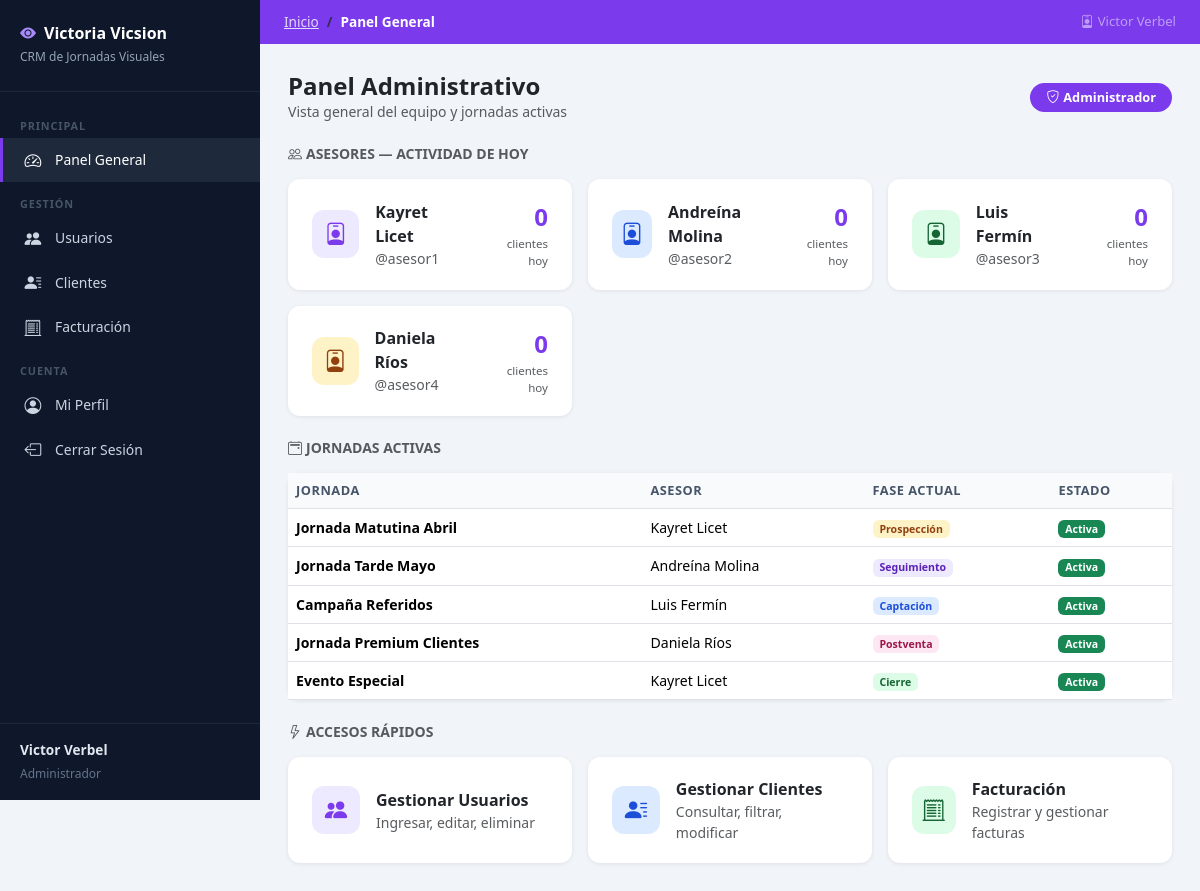
The app's page /dashboard (signed in) with its own data.
### tables this page shows
CREATE TABLE users (
        id INTEGER PRIMARY KEY,
        username TEXT UNIQUE,
        password TEXT,
        role TEXT,
        nombre TEXT,
        email TEXT,
        telefono TEXT,
        created_at TEXT DEFAULT CURRENT_TIMESTAMP
    );

CREATE TABLE jornadas (
        id INTEGER PRIMARY KEY,
        nombre TEXT,
        asesor TEXT,
        fase TEXT,
        activa INTEGER DEFAULT 1,
        created_at TEXT DEFAULT CURRENT_TIMESTAMP
    );

### crm_v3_clean/app.py (the view, shortened to what this page needs)
@app.route('/dashboard')
def dashboard():
    if 'user' not in session:
        return redirect('/')
    conn = db()
    c = conn.cursor()
    today = date.today().isoformat()
    if session['role'] == 'admin':
        c.execute("SELECT * FROM users WHERE role='asesor'")
        asesores = c.fetchall()
        asesores_data = []
        for a in asesores:
            c.execute("SELECT COUNT(*) as cnt FROM clients WHERE asesor=? AND date(created_at)=?", (a['username'], today))
            cnt = c.fetchone()['cnt']
            asesores_data.append({'asesor': a, 'clientes_hoy': cnt})
        c.execute("SELECT j.*, u.nombre as asesor_nombre FROM jornadas j LEFT JOIN users u ON j.asesor=u.username WHERE j.activa=1")
        jornadas = c.fetchall()
        conn.close()
        return render_template('dashboard_admin.html',
                               asesores_data=asesores_data,
                               jornadas=jornadas,
                               nombre=session['nombre'],
                               role=session['role'])

### crm_v3_clean/app.py (called while the page is built)
def db():
    conn = sqlite3.connect('database.db')
    conn.row_factory = sqlite3.Row
    return conn

### crm_v3_clean/templates/dashboard_admin.html
{% extends "base.html" %}
{% block breadcrumb %}<li class="breadcrumb-item active">Panel General</li>{% endblock %}
{% block content %}
<div class="d-flex align-items-center justify-content-between mb-4">
  <div>
    <h4 class="fw-bold mb-0">Panel Administrativo</h4>
    <p class="text-muted small mb-0">Vista general del equipo y jornadas activas</p>
  </div>
  <span class="badge rounded-pill" style="background:#7c3aed; font-size:.8rem; padding:.5rem 1rem;">
    <i class="bi bi-shield-check me-1"></i>Administrador
  </span>
</div>
<h6 class="text-uppercase text-muted fw-bold small mb-3 mt-2">
  <i class="bi bi-people me-1"></i>Asesores — Actividad de hoy
</h6>
<div class="row g-3 mb-4">
  {% for ad in asesores_data %}
  <div class="col-md-6 col-xl-4">
    <div class="card stat-card h-100">
      <div class="card-body d-flex align-items-center gap-3">
        <div class="stat-icon" style="background:{% if loop.index == 1 %}#ede9fe{% elif loop.index == 2 %}#dbeafe{% elif loop.index == 3 %}#dcfce7{% else %}#fef3c7{% endif %};">
          <i class="bi bi-person-badge" style="color:{% if loop.index == 1 %}#7c3aed{% elif loop.index == 2 %}#1d4ed8{% elif loop.index == 3 %}#166534{% else %}#92400e{% endif %};"></i>
        </div>
        <div class="flex-grow-1">
          <div class="fw-semibold">{{ ad.asesor['nombre'] }}</div>
          <div class="text-muted small">@{{ ad.asesor['username'] }}</div>
        </div>
        <div class="text-end">
          <div class="fw-bold fs-4" style="color:#7c3aed;">{{ ad.clientes_hoy }}</div>
          <div class="text-muted" style="font-size:.72rem;">clientes hoy</div>
        </div>
      </div>
    </div>
  </div>
  {% else %}
  <div class="col-12"><p class="text-muted">No hay asesores registrados.</p></div>
  {% endfor %}
</div>
<h6 class="text-uppercase text-muted fw-bold small mb-3">
  <i class="bi bi-calendar2-event me-1"></i>Jornadas Activas
</h6>
<div class="card stat-card">
  <div class="card-body p-0">
    <div class="table-responsive">
      <table class="table mb-0">
        <thead>
          <tr>
            <th>Jornada</th>
            <th>Asesor</th>
            <th>Fase Actual</th>
            <th>Estado</th>
          </tr>
        </thead>
        <tbody>
          {% for j in jornadas %}
          <tr>
            <td class="fw-semibold">{{ j['nombre'] }}</td>
            <td>{{ j['asesor_nombre'] or j['asesor'] }}</td>
            <td>
              {% set fase = j['fase'] %}
              {% if fase == 'Captación' %}
                <span class="badge fase-captacion">{{ fase }}</span>
              {% elif fase == 'Prospección' %}
                <span class="badge fase-prospeccion">{{ fase }}</span>
              {% elif fase == 'Seguimiento' %}
                <span class="badge fase-seguimiento">{{ fase }}</span>
              {% elif fase == 'Cierre' %}
                <span class="badge fase-cierre">{{ fase }}</span>
              {% else %}
                <span class="badge fase-postventa">{{ fase }}</span>
              {% endif %}
            </td>
            <td><span class="badge bg-success">Activa</span></td>
          </tr>
          {% else %}
          <tr><td colspan="4" class="text-center text-muted py-3">No hay jornadas activas</td></tr>
          {% endfor %}
        </tbody>
      </table>
    </div>
  </div>
</div>
<h6 class="text-uppercase text-muted fw-bold small mb-3 mt-4">
  <i class="bi bi-lightning me-1"></i>Accesos Rápidos
</h6>
<div class="row g-3">
  <div class="col-md-4">
    <a href="/usuarios" class="card stat-card text-decoration-none h-100">
      <div class="card-body d-flex align-items-center gap-3">
        <div class="stat-icon" style="background:#ede9fe;"><i class="bi bi-people-fill" style="color:#7c3aed;"></i></div>
        <div>
          <div class="fw-semibold text-dark">Gestionar Usuarios</div>
          <div class="text-muted small">Ingresar, editar, eliminar</div>
        </div>
      </div>
    </a>
  </div>
  <div class="col-md-4">
    <a href="/clientes" class="card stat-card text-decoration-none h-100">
      <div class="card-body d-flex align-items-center gap-3">
        <div class="stat-icon" style="background:#dbeafe;"><i class="bi bi-person-lines-fill" style="color:#1d4ed8;"></i></div>
        <div>
          <div class="fw-semibold text-dark">Gestionar Clientes</div>
          <div class="text-muted small">Consultar, filtrar, modificar</div>
        </div>
      </div>
    </a>
  </div>
  <div class="col-md-4">
    <a href="/facturacion" class="card stat-card text-decoration-none h-100">
      <div class="card-body d-flex align-items-center gap-3">
        <div class="stat-icon" style="background:#dcfce7;"><i class="bi bi-receipt-cutoff" style="color:#166534;"></i></div>
        <div>
          <div class="fw-semibold text-dark">Facturación</div>
          <div class="text-muted small">Registrar y gestionar facturas</div>
        </div>
      </div>
    </a>
  </div>
</div>
{% endblock %}

### crm_v3_clean/templates/base.html (shortened to what this page needs)
<!doctype html>
<html lang="es">
<head>
  <link href="https://cdn.jsdelivr.net/npm/bootstrap@5.3.3/dist/css/bootstrap.min.css" rel="stylesheet">
  <link href="https://cdn.jsdelivr.net/npm/bootstrap-icons@1.11.3/font/bootstrap-icons.min.css" rel="stylesheet">
</head>
<body>
{% if session.get('user') %}
<div class="sidebar">
  <div class="sidebar-brand">
    <h5><i class="bi bi-eye-fill me-2" style="color:#a78bfa;"></i>Victoria Vicsion</h5>
    <small>CRM de Jornadas Visuales</small>
  </div>
  <nav class="sidebar-nav">
    {% if session.get('role') == 'admin' %}
      <div class="sidebar-section">Principal</div>
      <a href="/dashboard" class="{% if request.path == '/dashboard' %}active{% endif %}">
        <i class="bi bi-speedometer2"></i> Panel General
      </a>
      <div class="sidebar-section">Gestión</div>
      <a href="/usuarios" class="{% if '/usuarios' in request.path %}active{% endif %}">
        <i class="bi bi-people-fill"></i> Usuarios
      </a>
      <a href="/clientes" class="{% if '/clientes' in request.path %}active{% endif %}">
        <i class="bi bi-person-lines-fill"></i> Clientes
      </a>
      <a href="/facturacion" class="{% if '/facturacion' in request.path %}active{% endif %}">
        <i class="bi bi-receipt-cutoff"></i> Facturación
      </a>
    {% endif %}
    <div class="sidebar-section">Cuenta</div>
    <a href="/perfil" class="{% if request.path == '/perfil' %}active{% endif %}">
      <i class="bi bi-person-circle"></i> Mi Perfil
    </a>
    <a href="/logout">
      <i class="bi bi-box-arrow-left"></i> Cerrar Sesión
    </a>
  </nav>
  <div class="sidebar-footer">
    <div class="user-info">
      <strong>{{ session.get('nombre', '') }}</strong>
      <small>{% if session.get('role') == 'admin' %}Administrador{% else %}Asesor{% endif %}</small>
    </div>
  </div>
</div>
<div class="main-content">
  <div class="topbar">
    <nav aria-label="breadcrumb">
      <ol class="breadcrumb mb-0">
        <li class="breadcrumb-item"><a href="/dashboard">Inicio</a></li>
        {% block breadcrumb %}{% endblock %}
      </ol>
    </nav>
    <span class="text-white-50" style="font-size:.82rem;">
      <i class="bi bi-person-badge me-1"></i>{{ session.get('nombre','') }}
    </span>
  </div>
  <div class="content-area">
    {% block content %}{% endblock %}
  </div>
</div>
{% else %}
{% block public %}{% endblock %}
{% endif %}
</body>
</html>

### crm_v3_clean/templates/base.html (style rules this page uses)
:root { --sidebar-bg: #0f172a; --sidebar-hover: #1e293b; --sidebar-active: #7c3aed; --sidebar-width: 260px; --topbar-bg: #7c3aed; }
body { background: #f1f5f9; font-family: 'Segoe UI', sans-serif; }
.sidebar { width: var(--sidebar-width); min-height: 100vh; background: var(--sidebar-bg); position: fixed; top: 0; left: 0; display: flex; flex-direction: column; z-index: 100; transition: width .3s; }
.sidebar-brand { padding: 1.5rem 1.25rem; border-bottom: 1px solid #1e293b; }
.sidebar-brand h5 { color: #fff; margin: 0; font-weight: 700; font-size: 1rem; }
.sidebar-brand small { color: #94a3b8; font-size: .75rem; }
.sidebar-nav { padding: .75rem 0; flex: 1; }
.sidebar-section { padding: .35rem 1.25rem .25rem; color: #475569; font-size: .68rem; font-weight: 700; letter-spacing: .08em; text-transform: uppercase; margin-top: .5rem; }
.sidebar-nav a { display: flex; align-items: center; gap: .75rem; padding: .6rem 1.25rem; color: #cbd5e1; text-decoration: none; font-size: .87rem; border-left: 3px solid transparent; transition: background .2s, color .2s, border-color .2s; }
.sidebar-nav a.active { background: var(--sidebar-hover); color: #fff; border-left-color: var(--sidebar-active); }
.sidebar-nav a i { font-size: 1.05rem; width: 20px; text-align: center; }
.sidebar-footer { padding: 1rem 1.25rem; border-top: 1px solid #1e293b; }
.sidebar-footer .user-info small { color: #64748b; font-size: .75rem; }
.sidebar-footer .user-info strong { color: #e2e8f0; font-size: .85rem; display: block; }
.main-content { margin-left: var(--sidebar-width); min-height: 100vh; display: flex; flex-direction: column; }
.topbar { background: var(--topbar-bg); padding: .75rem 1.5rem; display: flex; align-items: center; justify-content: space-between; position: sticky; top: 0; z-index: 50; }
.topbar .breadcrumb { margin: 0; font-size: .85rem; }
.topbar .breadcrumb-item, .topbar .breadcrumb-item a { color: rgba(255,255,255,.8); }
.topbar .breadcrumb-item.active { color: #fff; font-weight: 600; }
.content-area { padding: 1.75rem; flex: 1; }
.stat-card { border: none; border-radius: 12px; box-shadow: 0 1px 4px rgba(0,0,0,.08); }
.stat-card .card-body { padding: 1.25rem 1.5rem; }
.stat-icon { width: 48px; height: 48px; border-radius: 12px; display: flex; align-items: center; justify-content: center; font-size: 1.4rem; }
.table th { background: #f8fafc; font-size: .8rem; font-weight: 700; color: #475569; text-transform: uppercase; letter-spacing: .04em; }
.table td { vertical-align: middle; font-size: .88rem; }
.fase-captacion { background: #dbeafe; color: #1d4ed8; }
.fase-prospeccion { background: #fef3c7; color: #92400e; }
.fase-seguimiento { background: #ede9fe; color: #5b21b6; }
.fase-cierre { background: #dcfce7; color: #166534; }
.fase-postventa { background: #fce7f3; color: #9d174d; }

### records on screen
users: asesor.nombre "Kayret Licet", asesor.username "asesor1"
users: asesor.nombre "Andreína Molina", asesor.username "asesor2"
users: asesor.nombre "Luis Fermín", asesor.username "asesor3"
users: asesor.nombre "Daniela Ríos", asesor.username "asesor4"
jornadas: nombre "Jornada Matutina Abril", nombre "Kayret Licet", fase "Prospección"
jornadas: nombre "Jornada Tarde Mayo", nombre "Andreína Molina", fase "Seguimiento"
jornadas: nombre "Campaña Referidos", nombre "Luis Fermín", fase "Captación"
jornadas: nombre "Jornada Premium Clientes", nombre "Daniela Ríos", fase "Postventa"
jornadas: nombre "Evento Especial", nombre "Kayret Licet", fase "Cierre"

### other values on screen
{{ session.get('nombre', '') }} "Victor Verbel"
{{ session.get('nombre','') }} "Victor Verbel"
{{ ad.clientes_hoy }} "0" "0" "0" "0"
